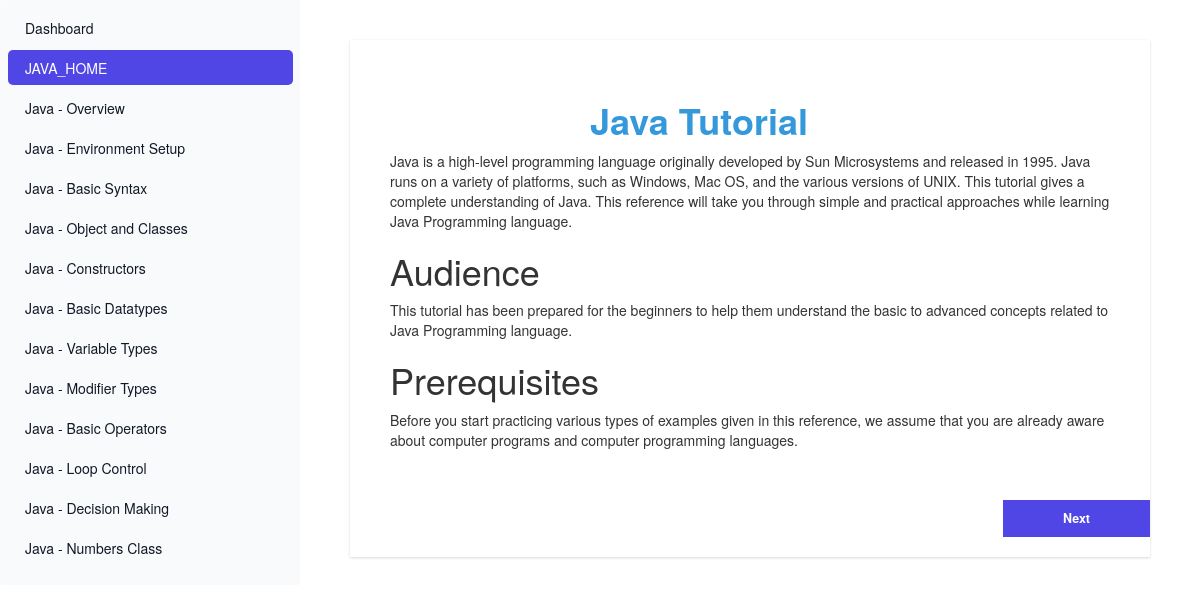
/topic.php?topic_id=1 (signed in), run on the app's committed database.
### tables this page shows
CREATE TABLE `course_topics` (
  `id` int(11) NOT NULL AUTO_INCREMENT,
  `course_id` int(11) DEFAULT NULL,
  `description` text DEFAULT NULL,
  `topic_name` varchar(255) DEFAULT NULL,
  PRIMARY KEY (`id`),
  KEY `course_fk` (`course_id`),
  CONSTRAINT `course_fk` FOREIGN KEY (`course_id`) REFERENCES `courses` (`id`) ON DELETE CASCADE
);

### inc/function.php (called while the page is built, shortened)
<?php
function course_topics($course_id)
{
    include("connect.php");
    $query = $con->prepare("select * from course_topics where course_id=:course_id");
    $query->bindParam("course_id", $course_id);
    $query->setFetchMode(PDO::FETCH_ASSOC);
    $query->execute();
    while ($row = $query->fetch()) {
        $topic_list[] = $row;
    }
    return $topic_list;
}
function get_topic($topic_id)
{
    include("inc/connect.php");
    $query = $con->prepare("select * from courses c inner join course_topics t on c.id=t.course_id where t.id=:topic_id");
    $query->bindParam("topic_id", $topic_id);
    $query->setFetchMode(PDO::FETCH_ASSOC);
    $query->execute();
    $row = $query->fetch();
    return $row;
}

### topic.php (the view, shortened to what this page needs)
<?php
include("inc/function.php")
?>
<!DOCTYPE html>
<html>
<head>
	<link rel="stylesheet" href="https://cdnjs.cloudflare.com/ajax/libs/tailwindcss/2.2.19/tailwind.min.css" />
	<link rel="stylesheet" href="https://maxcdn.bootstrapcdn.com/bootstrap/3.3.7/css/bootstrap.min.css">
	<link rel="stylesheet" href="https://cdnjs.cloudflare.com/ajax/libs/font-awesome/4.7.0/css/font-awesome.min.css">
</head>
<body>
	<div class="flex">
		<aside class="w-3/12" aria-label="Sidebar">
			<div class="px-3 py-4 overflow-y-auto rounded bg-gray-50 dark:bg-gray-800">
				<ul class="space-y-2">
					<li>
						<a href="courses.php" class="flex items-center px-4 py-3 font-normal text-gray-900 rounded-lg dark:text-white hover:bg-gray-100 dark:hover:bg-gray-700">
							<span class="ml-3">Dashboard</span>
						</a>
					</li>
					<?php
					$topic_id = $_GET['topic_id'];
					$topic = get_topic($topic_id);
					$topics = course_topics($topic["course_id"]);
					foreach ($topics as $res) { ?>
						<li>
							<a href="?topic_id=<?php echo $res["id"] ?>" class="flex items-center py-3 px-4 font-normal text-gray-900 rounded-lg dark:text-white hover:bg-gray-100 dark:hover:bg-gray-700 link-no-styled <?php echo (($topic_id == $res["id"]) ? "active" : ""); ?>">
								<span class="ml-3">
									<?php echo $res['topic_name']; ?>
								</span>
							</a>
						</li>
					<?php } ?>
				</ul>
			</div>
		</aside>
		<div id="" class="w-8/12 shadow pb-8 m-16 mx-auto">
			<div class="p-16">
				<p>
					<?php
					if (isset($topic)) {
						echo $topic["description"];
					}
					?>
				</p>
			</div>
			<div class="text-right">
				<button id="btn_next" class="px-24 py-4 bg-indigo-600 text-xl font-black text-white">Next</button>
			</div>
		</div>
	</div>
</body>
</html>

### topic.php (style rules this page uses)
.link-no-styled { text-decoration: none; }
li .active { background-color: rgba(79, 70, 229, 1); color: #fff; }

### data on the page
course_topics: topic_name "JAVA_HOME", description "Java Tutorial Java is a high-level programming language originally developed by Sun Microsystems and released in 1995. Java runs on a variety of platforms, such as Windows, Mac OS, and the various versions of UNIX. This tutorial gives a complete understanding of Java. This reference will take you through simple and practical approaches while learning Java Programming language. Audience This tutorial has been prepared for the beginners to help them understand the basic to advanced concepts related to Java Programming language. Prerequisites Before you start practicing various types of examples given in this reference, we assume that you are already aware about computer programs and computer…"
course_topics: topic_name "Java - Overview"
course_topics: topic_name "Java - Environment Setup"
course_topics: topic_name "Java - Basic Syntax"
course_topics: topic_name "Java - Object and Classes"
course_topics: topic_name "Java - Constructors"
course_topics: topic_name "Java - Basic Datatypes"
course_topics: topic_name "Java - Variable Types"
course_topics: topic_name "Java - Modifier Types"
course_topics: topic_name "Java - Basic Operators"
course_topics: topic_name "Java - Loop Control"
course_topics: topic_name "Java - Decision Making"
course_topics: topic_name "Java - Numbers Class"
